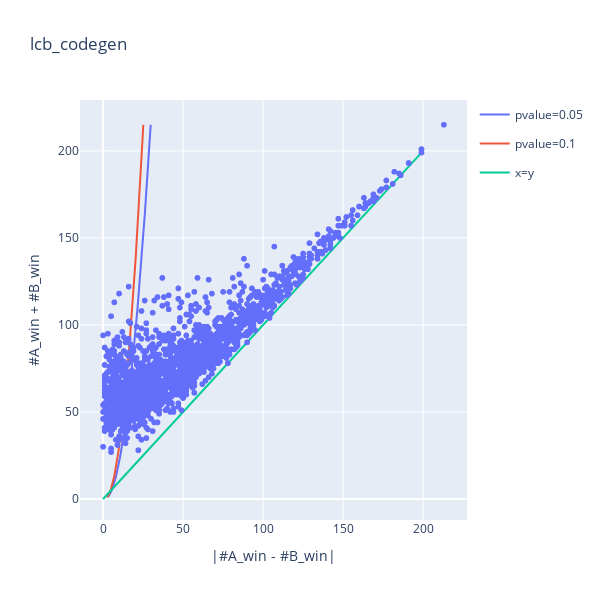
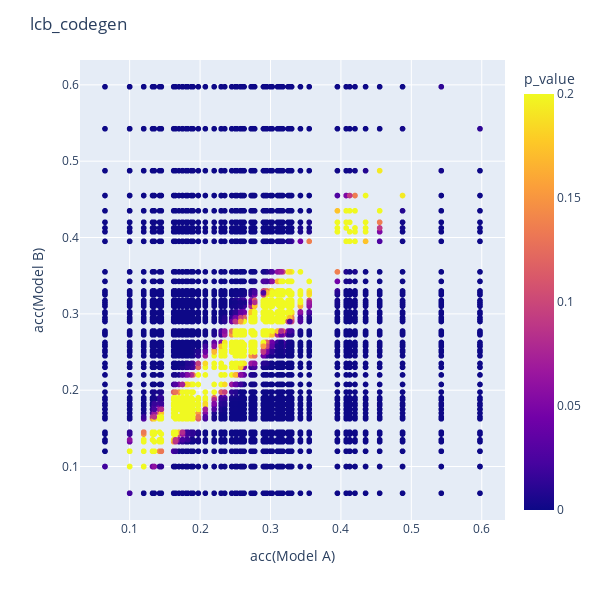

The code cell stored with these charts, in order, in its notebook:
### Code cell


### Figure 1 — Plotly figure (JSON) as saved in the notebook; plotly's stock layout.template omitted (floating-point values rounded to 4 significant figures; data arrays with more than 128 entries replaced by an {"elided": "..."} marker saying what was removed)
{"data": [{"hovertemplate": "type=pvalue=0.05<br>x=%{x}<br>y=%{y}<extra></extra>", "legendgroup": "pvalue=0.05", "line": {"color": "#636efa", "dash": "solid"}, "marker": {"symbol": "circle"}, "mode": "lines", "name": "pvalue=0.05", "orientation": "v", "showlegend": true, "type": "scatter", "x": {"elided": "200 float values"}, "xaxis": "x", "y": {"elided": "200 float values"}, "yaxis": "y"}, {"hovertemplate": "type=pvalue=0.1<br>x=%{x}<br>y=%{y}<extra></extra>", "legendgroup": "pvalue=0.1", "line": {"color": "#EF553B", "dash": "solid"}, "marker": {"symbol": "circle"}, "mode": "lines", "name": "pvalue=0.1", "orientation": "v", "showlegend": true, "type": "scatter", "x": {"elided": "200 float values"}, "xaxis": "x", "y": {"elided": "200 float values"}, "yaxis": "y"}, {"hovertemplate": "type=x=y<br>x=%{x}<br>y=%{y}<extra></extra>", "legendgroup": "x=y", "line": {"color": "#00cc96", "dash": "solid"}, "marker": {"symbol": "circle"}, "mode": "lines", "name": "x=y", "orientation": "v", "showlegend": true, "type": "scatter", "x": [0, 2.02, 4.04, 6.061, 8.081, 10.1, 12.12, 14.14, 16.16, 18.18, 20.2, 22.22, 24.24, 26.26, 28.28, 30.3, 32.32, 34.34, 36.36, 38.38, 40.4, 42.42, 44.44, 46.46, 48.48, 50.51, 52.53, 54.55, 56.57, 58.59, 60.61, 62.63, 64.65, 66.67, 68.69, 70.71, 72.73, 74.75, 76.77, 78.79, 80.81, 82.83, 84.85, 86.87, 88.89, 90.91, 92.93, 94.95, 96.97, 98.99, 101.0, 103.0, 105.1, 107.1, 109.1, 111.1, 113.1, 115.2, 117.2, 119.2, 121.2, 123.2, 125.3, 127.3, 129.3, 131.3, 133.3, 135.4, 137.4, 139.4, 141.4, 143.4, 145.5, 147.5, 149.5, 151.5, 153.5, 155.6, 157.6, 159.6, 161.6, 163.6, 165.7, 167.7, 169.7, 171.7, 173.7, 175.8, 177.8, 179.8, 181.8, 183.8, 185.9, 187.9, 189.9, 191.9, 193.9, 196.0, 198.0, 200], "xaxis": "x", "y": [0, 2.02, 4.04, 6.061, 8.081, 10.1, 12.12, 14.14, 16.16, 18.18, 20.2, 22.22, 24.24, 26.26, 28.28, 30.3, 32.32, 34.34, 36.36, 38.38, 40.4, 42.42, 44.44, 46.46, 48.48, 50.51, 52.53, 54.55, 56.57, 58.59, 60.61, 62.63, 64.65, 66.67, 68.69, 70.71, 72.73, 74.75, 76.77, 78.79, 80.81, 82.83, 84.85, 86.87, 88.89, 90.91, 92.93, 94.95, 96.97, 98.99, 101.0, 103.0, 105.1, 107.1, 109.1, 111.1, 113.1, 115.2, 117.2, 119.2, 121.2, 123.2, 125.3, 127.3, 129.3, 131.3, 133.3, 135.4, 137.4, 139.4, 141.4, 143.4, 145.5, 147.5, 149.5, 151.5, 153.5, 155.6, 157.6, 159.6, 161.6, 163.6, 165.7, 167.7, 169.7, 171.7, 173.7, 175.8, 177.8, 179.8, 181.8, 183.8, 185.9, 187.9, 189.9, 191.9, 193.9, 196.0, 198.0, 200], "yaxis": "y"}, {"customdata": {"elided": "3306x6 mixed values"}, "hovertemplate": "Model A: %{customdata[0]}<br>Model B: %{customdata[1]}<br>|A - B|: %{customdata[3]}<br>A + B: %{customdata[2]}<br>p-value: %{customdata[4]:.4f}<br>std(A-B): %{customdata[5]:.4f}<extra></extra>", "legendgroup": "", "marker": {"color": "#636efa", "symbol": "circle"}, "mode": "markers", "name": "", "showlegend": false, "type": "scattergl", "x": {"elided": "3306 int values"}, "xaxis": "x", "y": {"elided": "3306 int values"}, "yaxis": "y"}], "layout": {"height": 600, "title": {"text": "lcb_codegen"}, "width": 600, "xaxis": {"title": {"text": "|#A_win - #B_win|"}}, "yaxis": {"title": {"text": "#A_win + #B_win"}}}}

### Figure 2 — Plotly figure (JSON) as saved in the notebook; plotly's stock layout.template omitted (floating-point values rounded to 4 significant figures; data arrays with more than 128 entries replaced by an {"elided": "..."} marker saying what was removed)
{"data": [{"customdata": {"elided": "3306x5 mixed values"}, "hovertemplate": "Model A: %{customdata[0]}<br>Model B: %{customdata[1]}<br>acc(A): %{customdata[3]:.3f}<br>acc(B): %{customdata[4]:.3f}<br>p-value: %{customdata[2]:.4f}<extra></extra>", "legendgroup": "", "marker": {"color": {"elided": "3306 float values"}, "coloraxis": "coloraxis", "symbol": "circle"}, "mode": "markers", "name": "", "showlegend": false, "type": "scattergl", "x": {"elided": "3306 float values"}, "xaxis": "x", "y": {"elided": "3306 float values"}, "yaxis": "y"}], "layout": {"coloraxis": {"colorbar": {"title": {"text": "p_value"}}, "colorscale": [[0, "#0d0887"], [0.1111, "#46039f"], [0.2222, "#7201a8"], [0.3333, "#9c179e"], [0.4444, "#bd3786"], [0.5556, "#d8576b"], [0.6667, "#ed7953"], [0.7778, "#fb9f3a"], [0.8889, "#fdca26"], [1, "#f0f921"]]}, "height": 600, "legend": {"title": {"text": "p_value"}, "tracegroupgap": 0}, "margin": {"t": 60}, "title": {"text": "lcb_codegen"}, "width": 600, "xaxis": {"anchor": "y", "domain": [0, 1], "title": {"text": "acc(Model A)"}}, "yaxis": {"anchor": "x", "domain": [0, 1], "title": {"text": "acc(Model B)"}}}}
